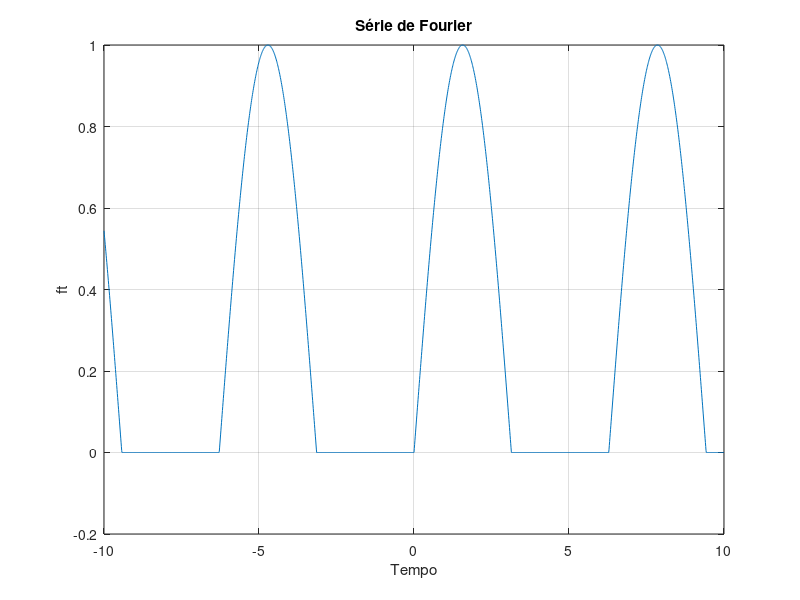

Source code (MATLAB):
t = -10:0.01:10;
a0 = 1/(pi);
ft = a0;


n = 1;
an = 0;
bn = 1/2
ft = ft + an * cos(1 * t) + bn * sin(1 * t);


for n = 2:1000
    an = (-1/(2*pi)) * [((cos(pi-n*pi)/(1-n))+(cos(pi+n*pi)/(1+n)))-((1/(1-n))+(1/(1+n)))];
    bn = 0;

    ft = ft + an * cos(n * t) + bn * sin(n * t);
end

% Gráficos
figure;
plot(t, ft);
xlabel('Tempo');
ylabel('ft');
title('Série de Fourier');
grid on;

